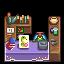

This is a level from a 2D game, rendered from its Tiled map with the project's own tilesets. A one-line summary and the complete map file follow:
An orthogonal 4x4 tile map with 16x16 px tiles, 5 tile layers (Back, Buildings, Paths, Front, ...) and 4 objects (4x TileData).

<map version="1.2" tiledversion="1.3.1" orientation="orthogonal" renderorder="right-down" compressionlevel="0" width="4" height="4" tilewidth="16" tileheight="16" infinite="0" nextlayerid="18" nextobjectid="21">
 <tileset firstgid="1" name="spring_recipes" tilewidth="16" tileheight="16" tilecount="44" columns="4">
  <image source="spring_recipes.png" width="64" height="176" />
  <tile id="16">
   <animation>
    <frame tileid="6" duration="100" />
    <frame tileid="6" duration="100" />
    <frame tileid="6" duration="100" />
    <frame tileid="6" duration="100" />
    <frame tileid="6" duration="100" />
    <frame tileid="6" duration="100" />
    <frame tileid="6" duration="100" />
    <frame tileid="6" duration="100" />
    <frame tileid="6" duration="100" />
    <frame tileid="6" duration="100" />
    <frame tileid="6" duration="100" />
    <frame tileid="6" duration="100" />
    <frame tileid="6" duration="100" />
    <frame tileid="6" duration="100" />
    <frame tileid="6" duration="100" />
    <frame tileid="6" duration="100" />
    <frame tileid="6" duration="100" />
    <frame tileid="6" duration="100" />
    <frame tileid="6" duration="100" />
    <frame tileid="6" duration="100" />
    <frame tileid="18" duration="100" />
    <frame tileid="19" duration="100" />
    <frame tileid="19" duration="100" />
    <frame tileid="18" duration="100" />
    <frame tileid="6" duration="100" />
    <frame tileid="6" duration="100" />
    <frame tileid="6" duration="100" />
    <frame tileid="6" duration="100" />
    <frame tileid="6" duration="100" />
    <frame tileid="6" duration="100" />
    <frame tileid="6" duration="100" />
    <frame tileid="6" duration="100" />
    <frame tileid="6" duration="100" />
    <frame tileid="6" duration="100" />
    <frame tileid="6" duration="100" />
    <frame tileid="6" duration="100" />
    <frame tileid="6" duration="100" />
    <frame tileid="6" duration="100" />
    <frame tileid="6" duration="100" />
    <frame tileid="6" duration="100" />
    <frame tileid="6" duration="100" />
    <frame tileid="6" duration="100" />
    <frame tileid="6" duration="100" />
    <frame tileid="6" duration="100" />
    <frame tileid="18" duration="100" />
    <frame tileid="18" duration="100" />
    <frame tileid="6" duration="100" />
    <frame tileid="6" duration="100" />
    <frame tileid="6" duration="100" />
    <frame tileid="6" duration="100" />
    <frame tileid="6" duration="100" />
    <frame tileid="6" duration="100" />
    <frame tileid="6" duration="100" />
    <frame tileid="6" duration="100" />
    <frame tileid="6" duration="100" />
    <frame tileid="6" duration="100" />
    <frame tileid="6" duration="100" />
    <frame tileid="6" duration="100" />
    <frame tileid="6" duration="100" />
    <frame tileid="6" duration="100" />
    <frame tileid="6" duration="100" />
    <frame tileid="6" duration="100" />
    <frame tileid="6" duration="100" />
    <frame tileid="6" duration="100" />
    <frame tileid="6" duration="100" />
    <frame tileid="6" duration="100" />
    <frame tileid="18" duration="100" />
    <frame tileid="19" duration="100" />
    <frame tileid="19" duration="100" />
    <frame tileid="18" duration="100" />
    <frame tileid="19" duration="100" />
    <frame tileid="19" duration="100" />
    <frame tileid="18" duration="100" />
    <frame tileid="6" duration="100" />
    <frame tileid="6" duration="100" />
    <frame tileid="6" duration="100" />
    <frame tileid="6" duration="100" />
    <frame tileid="6" duration="100" />
    <frame tileid="6" duration="100" />
    <frame tileid="6" duration="100" />
    <frame tileid="6" duration="100" />
    <frame tileid="6" duration="100" />
    <frame tileid="6" duration="100" />
    <frame tileid="6" duration="100" />
   </animation>
  </tile>
  <tile id="17">
   <animation>
    <frame tileid="9" duration="85" />
    <frame tileid="9" duration="85" />
    <frame tileid="9" duration="85" />
    <frame tileid="9" duration="85" />
    <frame tileid="9" duration="85" />
    <frame tileid="9" duration="85" />
    <frame tileid="9" duration="85" />
    <frame tileid="9" duration="85" />
    <frame tileid="9" duration="85" />
    <frame tileid="9" duration="85" />
    <frame tileid="9" duration="85" />
    <frame tileid="9" duration="85" />
    <frame tileid="9" duration="85" />
    <frame tileid="9" duration="85" />
    <frame tileid="9" duration="85" />
    <frame tileid="9" duration="85" />
    <frame tileid="9" duration="85" />
    <frame tileid="9" duration="85" />
    <frame tileid="9" duration="85" />
    <frame tileid="9" duration="85" />
    <frame tileid="9" duration="85" />
    <frame tileid="9" duration="85" />
    <frame tileid="9" duration="85" />
    <frame tileid="9" duration="85" />
    <frame tileid="9" duration="85" />
    <frame tileid="9" duration="85" />
    <frame tileid="9" duration="85" />
    <frame tileid="9" duration="85" />
    <frame tileid="9" duration="85" />
    <frame tileid="9" duration="85" />
    <frame tileid="9" duration="85" />
    <frame tileid="9" duration="85" />
    <frame tileid="9" duration="85" />
    <frame tileid="9" duration="85" />
    <frame tileid="9" duration="85" />
    <frame tileid="20" duration="85" />
    <frame tileid="21" duration="85" />
    <frame tileid="22" duration="85" />
    <frame tileid="24" duration="85" />
    <frame tileid="26" duration="85" />
    <frame tileid="26" duration="85" />
    <frame tileid="32" duration="85" />
    <frame tileid="32" duration="85" />
    <frame tileid="32" duration="85" />
    <frame tileid="32" duration="85" />
    <frame tileid="32" duration="85" />
    <frame tileid="32" duration="85" />
    <frame tileid="32" duration="85" />
    <frame tileid="32" duration="85" />
    <frame tileid="32" duration="85" />
    <frame tileid="32" duration="85" />
    <frame tileid="32" duration="85" />
    <frame tileid="32" duration="85" />
    <frame tileid="32" duration="85" />
    <frame tileid="32" duration="85" />
    <frame tileid="32" duration="85" />
    <frame tileid="32" duration="85" />
    <frame tileid="32" duration="85" />
    <frame tileid="32" duration="85" />
    <frame tileid="32" duration="85" />
    <frame tileid="24" duration="85" />
    <frame tileid="22" duration="85" />
    <frame tileid="21" duration="85" />
    <frame tileid="20" duration="85" />
    <frame tileid="9" duration="85" />
    <frame tileid="9" duration="85" />
    <frame tileid="9" duration="85" />
    <frame tileid="9" duration="85" />
    <frame tileid="9" duration="85" />
    <frame tileid="9" duration="85" />
    <frame tileid="9" duration="85" />
    <frame tileid="9" duration="85" />
    <frame tileid="9" duration="85" />
    <frame tileid="9" duration="85" />
    <frame tileid="9" duration="85" />
    <frame tileid="9" duration="85" />
    <frame tileid="9" duration="85" />
    <frame tileid="9" duration="85" />
    <frame tileid="9" duration="85" />
    <frame tileid="9" duration="85" />
    <frame tileid="9" duration="85" />
    <frame tileid="9" duration="85" />
    <frame tileid="9" duration="85" />
    <frame tileid="9" duration="85" />
    <frame tileid="9" duration="85" />
    <frame tileid="9" duration="85" />
    <frame tileid="9" duration="85" />
    <frame tileid="9" duration="85" />
    <frame tileid="9" duration="85" />
    <frame tileid="9" duration="85" />
    <frame tileid="9" duration="85" />
    <frame tileid="9" duration="85" />
    <frame tileid="9" duration="85" />
    <frame tileid="9" duration="85" />
    <frame tileid="9" duration="85" />
    <frame tileid="9" duration="85" />
    <frame tileid="9" duration="85" />
    <frame tileid="9" duration="85" />
    <frame tileid="9" duration="85" />
    <frame tileid="9" duration="85" />
   </animation>
  </tile>
  <tile id="25">
   <animation>
    <frame tileid="42" duration="85" />
    <frame tileid="42" duration="85" />
    <frame tileid="42" duration="85" />
    <frame tileid="42" duration="85" />
    <frame tileid="42" duration="85" />
    <frame tileid="42" duration="85" />
    <frame tileid="42" duration="85" />
    <frame tileid="42" duration="85" />
    <frame tileid="42" duration="85" />
    <frame tileid="42" duration="85" />
    <frame tileid="42" duration="85" />
    <frame tileid="42" duration="85" />
    <frame tileid="42" duration="85" />
    <frame tileid="42" duration="85" />
    <frame tileid="42" duration="85" />
    <frame tileid="42" duration="85" />
    <frame tileid="42" duration="85" />
    <frame tileid="42" duration="85" />
    <frame tileid="42" duration="85" />
    <frame tileid="42" duration="85" />
    <frame tileid="42" duration="85" />
    <frame tileid="42" duration="85" />
    <frame tileid="42" duration="85" />
    <frame tileid="42" duration="85" />
    <frame tileid="42" duration="85" />
    <frame tileid="42" duration="85" />
    <frame tileid="42" duration="85" />
    <frame tileid="42" duration="85" />
    <frame tileid="42" duration="85" />
    <frame tileid="42" duration="85" />
    <frame tileid="42" duration="85" />
    <frame tileid="42" duration="85" />
    <frame tileid="42" duration="85" />
    <frame tileid="42" duration="85" />
    <frame tileid="16" duration="85" />
    <frame tileid="16" duration="85" />
    <frame tileid="16" duration="85" />
    <frame tileid="16" duration="85" />
    <frame tileid="25" duration="85" />
    <frame tileid="23" duration="85" />
    <frame tileid="27" duration="85" />
    <frame tileid="29" duration="85" />
    <frame tileid="31" duration="85" />
    <frame tileid="33" duration="85" />
    <frame tileid="31" duration="85" />
    <frame tileid="29" duration="85" />
    <frame tileid="35" duration="85" />
    <frame tileid="37" duration="85" />
    <frame tileid="35" duration="85" />
    <frame tileid="39" duration="85" />
    <frame tileid="35" duration="85" />
    <frame tileid="41" duration="85" />
    <frame tileid="27" duration="85" />
    <frame tileid="29" duration="85" />
    <frame tileid="31" duration="85" />
    <frame tileid="33" duration="85" />
    <frame tileid="31" duration="85" />
    <frame tileid="29" duration="85" />
    <frame tileid="27" duration="85" />
    <frame tileid="23" duration="85" />
    <frame tileid="25" duration="85" />
    <frame tileid="17" duration="85" />
    <frame tileid="17" duration="85" />
    <frame tileid="17" duration="85" />
    <frame tileid="42" duration="85" />
    <frame tileid="42" duration="85" />
    <frame tileid="42" duration="85" />
    <frame tileid="42" duration="85" />
    <frame tileid="42" duration="85" />
    <frame tileid="42" duration="85" />
    <frame tileid="42" duration="85" />
    <frame tileid="42" duration="85" />
    <frame tileid="42" duration="85" />
    <frame tileid="42" duration="85" />
    <frame tileid="42" duration="85" />
    <frame tileid="42" duration="85" />
    <frame tileid="42" duration="85" />
    <frame tileid="42" duration="85" />
    <frame tileid="42" duration="85" />
    <frame tileid="42" duration="85" />
    <frame tileid="42" duration="85" />
    <frame tileid="42" duration="85" />
    <frame tileid="42" duration="85" />
    <frame tileid="42" duration="85" />
    <frame tileid="42" duration="85" />
    <frame tileid="42" duration="85" />
    <frame tileid="42" duration="85" />
    <frame tileid="42" duration="85" />
    <frame tileid="42" duration="85" />
    <frame tileid="42" duration="85" />
    <frame tileid="42" duration="85" />
    <frame tileid="42" duration="85" />
    <frame tileid="42" duration="85" />
    <frame tileid="42" duration="85" />
    <frame tileid="42" duration="85" />
    <frame tileid="42" duration="85" />
    <frame tileid="42" duration="85" />
    <frame tileid="17" duration="85" />
    <frame tileid="42" duration="85" />
    <frame tileid="42" duration="85" />
   </animation>
  </tile>
 </tileset>
 <layer id="11" name="Back" width="4" height="4">
  <data encoding="csv">
0,0,0,0,
0,0,0,0,
0,0,0,0,
0,0,0,0
</data>
 </layer>
 <objectgroup id="2" name="Back" />
 <layer id="12" name="Buildings" width="4" height="4">
  <data encoding="csv">
0,0,0,0,
5,6,0,8,
9,10,11,12,
13,14,15,16
</data>
 </layer>
 <objectgroup id="8" name="Buildings">
  <object id="13" name="TileData" x="32" y="48" width="16" height="16">
   <properties>
    <property name="Action" value="" />
    <property name="Shop" value="RecipeShop" />
   </properties>
  </object>
  <object id="14" name="TileData" x="16" y="48" width="16" height="16">
   <properties>
    <property name="Action" value="Message Zamir.3" />
   </properties>
  </object>
  <object id="19" name="TileData" x="48" y="16" width="16" height="16">
   <properties>
    <property name="Action" value="Message Zamir.2" />
   </properties>
  </object>
  <object id="20" name="TileData" x="0" y="32" width="16" height="16">
   <properties>
    <property name="Action" value="Message Zamir.1" />
   </properties>
  </object>
 </objectgroup>
 <layer id="13" name="Paths" width="4" height="4">
  <data encoding="csv">
0,0,0,0,
0,0,0,0,
0,0,0,0,
0,0,0,0
</data>
 </layer>
 <objectgroup id="6" name="Paths" locked="1" />
 <layer id="14" name="Front" width="4" height="4">
  <data encoding="csv">
1,2,0,0,
0,0,17,0,
0,18,26,0,
0,0,0,0
</data>
 </layer>
 <objectgroup id="4" name="Front" />
 <layer id="15" name="AlwaysFront" width="4" height="4">
  <data encoding="csv">
0,0,0,0,
0,0,0,0,
0,0,0,0,
0,0,0,0
</data>
 </layer>
 <objectgroup id="10" name="AlwaysFront" />
</map>
